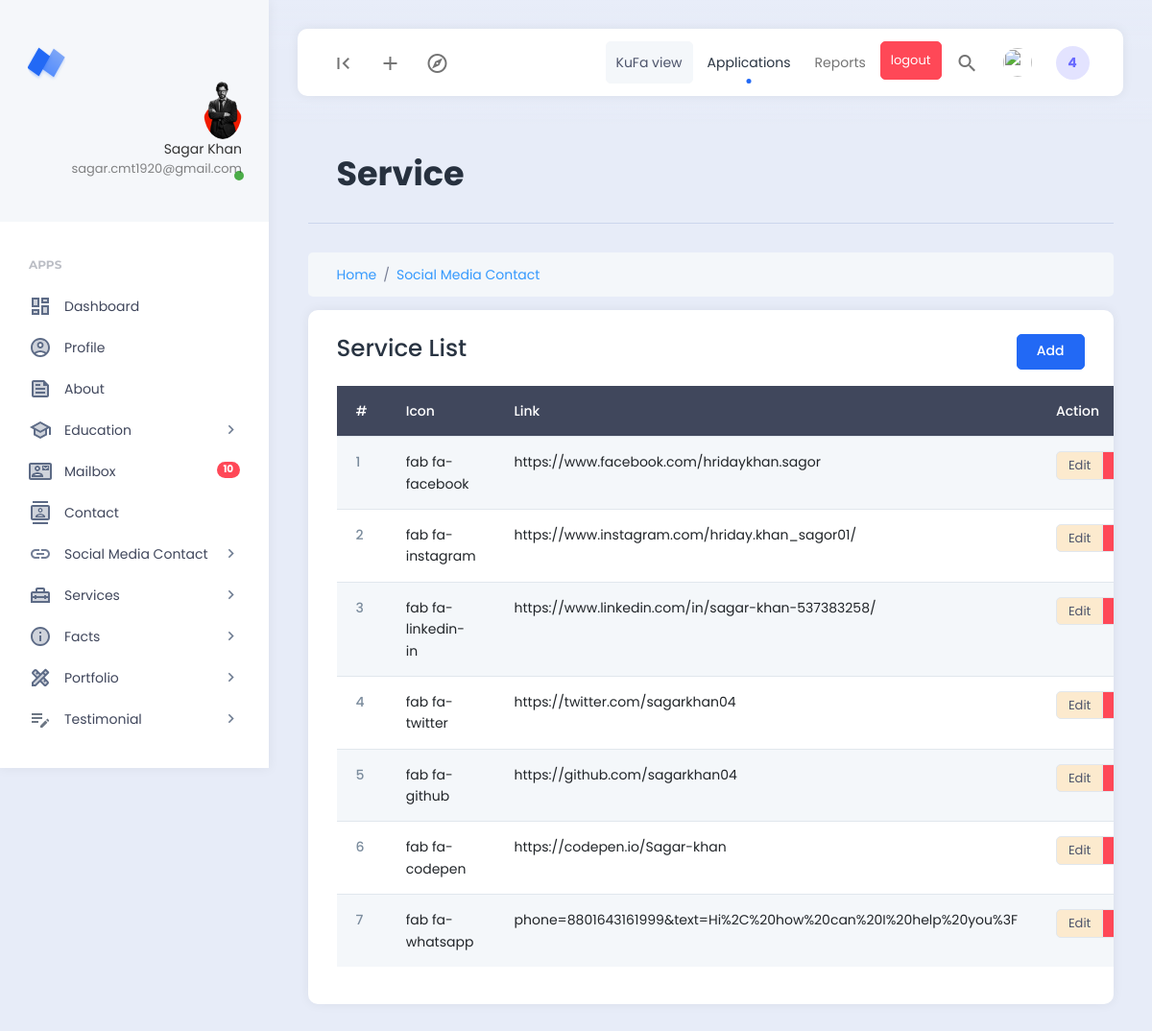
Page /dashboard/social_media_show.php (signed in) on the committed database.
### tables this page shows
CREATE TABLE `social_medias` (
  `id` int NOT NULL,
  `icon` varchar(255) NOT NULL,
  `link` varchar(255) NOT NULL
);

### dashboard/social_media_show.php (the view, shortened to what this page needs)
<?php
include('./extends/header.php');
include('../config/db.php');
$select_social_media = "SELECT * FROM  social_medias";
$medias = mysqli_query($db_connect,$select_social_media);
$single_port = mysqli_fetch_assoc($medias);
$serial = 0;
?>
<div class="row">
    <div class="col">
        <div class="page-description">
            <h1>Service</h1>
        </div>
    </div>
    <div class="col-12">
        <nav aria-label="breadcrumb">
            <ol class="breadcrumb breadcrumb-container">
                <li class="breadcrumb-item"><a href="#">Home</a></li>
                <li class="breadcrumb-item"><a href="#">Social Media Contact</a></li>
            </ol>
        </nav>
    </div>
    <div class="col-12">
        <div class="card">
            <div class="card-header d-flex justify-content-between">
                <h3>Service List</h3>
                <a href="social_media_add.php" class="btn btn-primary">Add</a>
            </div>
            <div class="card-body" style="overflow-y: scroll;">
                <table class="table table-striped">
                    <thead class="table-dark">
                        <tr>
                            <th scope="col">#</th>
                            <th scope="col">Icon</th>
                            <th scope="col">Link</th>
                            <th scope="col">Action</th>
                        </tr>
                    </thead>
                    <tbody>
                        <?php if($single_port) :?>
                        <?php foreach($medias as $media) :?>
                        <tr>
                            <th scope="row"><?= ++$serial ?></th>
                            <td><?= $media['icon'] ?></td>
                            <td><?= $media['link'] ?></td>
                            <td>
                                <div class="btn-group">
                                    <a href="social_media_edit.php?edit_id=<?= $media['id'] ?>"
                                        class="btn btn-secondary btn-sm">Edit</a>
                                    <a href="social_media_post.php?delete_id=<?= $media['id'] ?>"
                                        class="btn btn-danger btn-sm">Delete</a>
                                </div>
                            </td>
                        </tr>
                        <?php endforeach; ?>
                        <?php else :?>
                        <tr>
                            <td colspan="6" class="text-center">No Data Found!</td>
                        </tr>
                        <?php endif;?>
                    </tbody>
                </table>
            </div>
        </div>
    </div>
</div>
<?php
include('./extends/footer.php')
?>

### rows in the picture
social_medias: icon "fab fa-facebook", link "https://www.facebook.com/hridaykhan.sagor"
social_medias: icon "fab fa-instagram", link "https://www.instagram.com/hriday.khan_sagor01/"
social_medias: icon "fab fa-linkedin-in", link "https://www.linkedin.com/in/sagar-khan-537383258/"
social_medias: icon "fab fa-twitter", link "https://twitter.com/sagarkhan04"
social_medias: icon "fab fa-github", link "https://github.com/sagarkhan04"
social_medias: icon "fab fa-codepen", link "https://codepen.io/Sagar-khan"
social_medias: icon "fab fa-whatsapp", link "phone=8801643161999&text=Hi%2C%20how%20can%20I%20help%20you%3F"

### other values in the picture
$_SESSION['admin_name'] "Sagar Khan"
$_SESSION['admin_email'] "sagar.cmt1920@gmail.com"
